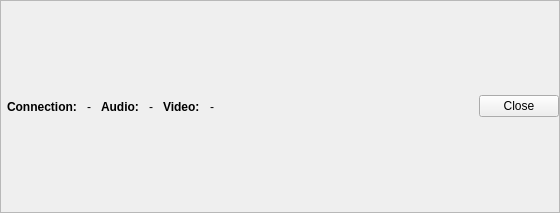
<?xml version="1.0" encoding="UTF-8"?>
<ui version="4.0">
 <class>VideoSessionWidget</class>
 <widget class="QWidget" name="VideoSessionWidget">
  <property name="geometry">
   <rect>
    <x>0</x>
    <y>0</y>
    <width>560</width>
    <height>213</height>
   </rect>
  </property>
  <property name="windowTitle">
   <string>VideoSessionWidget</string>
  </property>
  <layout class="QVBoxLayout" name="verticalLayout">
   <property name="spacing">
    <number>0</number>
   </property>
   <property name="margin">
    <number>0</number>
   </property>
   <item>
    <widget class="QFrame" name="MainFrame">
     <layout class="QVBoxLayout" name="verticalLayout_3">
      <property name="spacing">
       <number>0</number>
      </property>
      <property name="margin">
       <number>0</number>
      </property>
      <item>
       <layout class="QVBoxLayout" name="mainVerticalLayout">
        <property name="margin">
         <number>0</number>
        </property>
        <item>
         <layout class="QHBoxLayout" name="horizontalLayout">
          <property name="spacing">
           <number>10</number>
          </property>
          <item>
           <widget class="QFrame" name="infoBarFrame">
            <property name="minimumSize">
             <size>
              <width>100</width>
              <height>0</height>
             </size>
            </property>
            <property name="frameShape">
             <enum>QFrame::StyledPanel</enum>
            </property>
            <property name="frameShadow">
             <enum>QFrame::Raised</enum>
            </property>
            <layout class="QHBoxLayout" name="horizontalLayout_3">
             <property name="spacing">
              <number>0</number>
             </property>
             <property name="margin">
              <number>0</number>
             </property>
             <item>
              <layout class="QHBoxLayout" name="horizontalLayout_2">
               <property name="spacing">
                <number>10</number>
               </property>
               <item>
                <widget class="QLabel" name="connectionStatusTitle">
                 <property name="sizePolicy">
                  <sizepolicy hsizetype="Preferred" vsizetype="Fixed">
                   <horstretch>0</horstretch>
                   <verstretch>0</verstretch>
                  </sizepolicy>
                 </property>
                 <property name="minimumSize">
                  <size>
                   <width>0</width>
                   <height>15</height>
                  </size>
                 </property>
                 <property name="maximumSize">
                  <size>
                   <width>16777215</width>
                   <height>15</height>
                  </size>
                 </property>
                 <property name="font">
                  <font>
                   <weight>75</weight>
                   <bold>true</bold>
                  </font>
                 </property>
                 <property name="styleSheet">
                  <string>color: rgb(0,0,0);</string>
                 </property>
                 <property name="text">
                  <string>Connection:</string>
                 </property>
                 <property name="indent">
                  <number>6</number>
                 </property>
                </widget>
               </item>
               <item>
                <widget class="QLabel" name="connectionStatus">
                 <property name="sizePolicy">
                  <sizepolicy hsizetype="Preferred" vsizetype="Fixed">
                   <horstretch>0</horstretch>
                   <verstretch>0</verstretch>
                  </sizepolicy>
                 </property>
                 <property name="minimumSize">
                  <size>
                   <width>0</width>
                   <height>15</height>
                  </size>
                 </property>
                 <property name="maximumSize">
                  <size>
                   <width>16777215</width>
                   <height>15</height>
                  </size>
                 </property>
                 <property name="styleSheet">
                  <string>color: rgb(0,0,0);</string>
                 </property>
                 <property name="text">
                  <string>-</string>
                 </property>
                </widget>
               </item>
               <item>
                <widget class="QLabel" name="audioStatusTitle">
                 <property name="sizePolicy">
                  <sizepolicy hsizetype="Preferred" vsizetype="Fixed">
                   <horstretch>0</horstretch>
                   <verstretch>0</verstretch>
                  </sizepolicy>
                 </property>
                 <property name="minimumSize">
                  <size>
                   <width>0</width>
                   <height>15</height>
                  </size>
                 </property>
                 <property name="maximumSize">
                  <size>
                   <width>16777215</width>
                   <height>15</height>
                  </size>
                 </property>
                 <property name="font">
                  <font>
                   <weight>75</weight>
                   <bold>true</bold>
                  </font>
                 </property>
                 <property name="styleSheet">
                  <string>color: rgb(0,0,0);</string>
                 </property>
                 <property name="text">
                  <string>Audio:</string>
                 </property>
                </widget>
               </item>
               <item>
                <widget class="QLabel" name="audioStatus">
                 <property name="sizePolicy">
                  <sizepolicy hsizetype="Preferred" vsizetype="Fixed">
                   <horstretch>0</horstretch>
                   <verstretch>0</verstretch>
                  </sizepolicy>
                 </property>
                 <property name="minimumSize">
                  <size>
                   <width>0</width>
                   <height>15</height>
                  </size>
                 </property>
                 <property name="maximumSize">
                  <size>
                   <width>16777215</width>
                   <height>15</height>
                  </size>
                 </property>
                 <property name="styleSheet">
                  <string>color: rgb(0,0,0);</string>
                 </property>
                 <property name="text">
                  <string>-</string>
                 </property>
                </widget>
               </item>
               <item>
                <widget class="QLabel" name="videoStatusTitle">
                 <property name="sizePolicy">
                  <sizepolicy hsizetype="Preferred" vsizetype="Fixed">
                   <horstretch>0</horstretch>
                   <verstretch>0</verstretch>
                  </sizepolicy>
                 </property>
                 <property name="minimumSize">
                  <size>
                   <width>0</width>
                   <height>15</height>
                  </size>
                 </property>
                 <property name="maximumSize">
                  <size>
                   <width>16777215</width>
                   <height>15</height>
                  </size>
                 </property>
                 <property name="font">
                  <font>
                   <weight>75</weight>
                   <bold>true</bold>
                  </font>
                 </property>
                 <property name="styleSheet">
                  <string>color: rgb(0,0,0);</string>
                 </property>
                 <property name="text">
                  <string>Video:</string>
                 </property>
                </widget>
               </item>
               <item>
                <widget class="QLabel" name="videoStatus">
                 <property name="sizePolicy">
                  <sizepolicy hsizetype="Preferred" vsizetype="Fixed">
                   <horstretch>0</horstretch>
                   <verstretch>0</verstretch>
                  </sizepolicy>
                 </property>
                 <property name="minimumSize">
                  <size>
                   <width>0</width>
                   <height>15</height>
                  </size>
                 </property>
                 <property name="maximumSize">
                  <size>
                   <width>16777215</width>
                   <height>15</height>
                  </size>
                 </property>
                 <property name="styleSheet">
                  <string>color: rgb(0,0,0);</string>
                 </property>
                 <property name="text">
                  <string>-</string>
                 </property>
                </widget>
               </item>
               <item>
                <spacer name="horizontalSpacer">
                 <property name="orientation">
                  <enum>Qt::Horizontal</enum>
                 </property>
                 <property name="sizeHint" stdset="0">
                  <size>
                   <width>1</width>
                   <height>1</height>
                  </size>
                 </property>
                </spacer>
               </item>
               <item>
                <widget class="QPushButton" name="closePushButton">
                 <property name="text">
                  <string>Close</string>
                 </property>
                </widget>
               </item>
              </layout>
             </item>
            </layout>
           </widget>
          </item>
         </layout>
        </item>
       </layout>
      </item>
     </layout>
    </widget>
   </item>
  </layout>
 </widget>
 <resources/>
 <connections/>
</ui>
